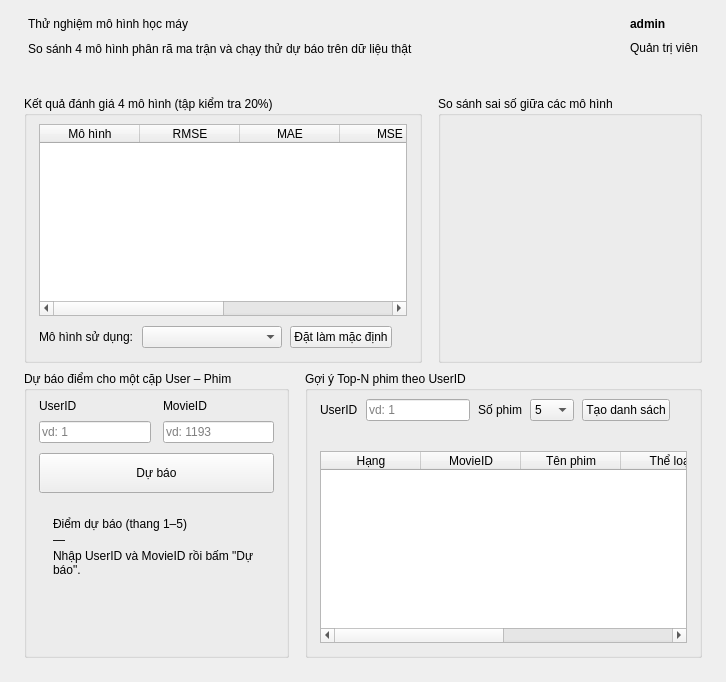
     <widget class="QFrame" name="frameMain">
      <layout class="QVBoxLayout" name="verticalLayoutMain">
       <property name="spacing">
        <number>0</number>
       </property>
       <property name="leftMargin">
        <number>0</number>
       </property>
       <property name="topMargin">
        <number>0</number>
       </property>
       <property name="rightMargin">
        <number>0</number>
       </property>
       <property name="bottomMargin">
        <number>0</number>
       </property>
       <item>
        <widget class="QFrame" name="frameHeader">
         <property name="minimumSize">
          <size>
           <width>0</width>
           <height>72</height>
          </size>
         </property>
         <property name="maximumSize">
          <size>
           <width>16777215</width>
           <height>72</height>
          </size>
         </property>
         <layout class="QHBoxLayout" name="horizontalLayoutHeader">
          <property name="spacing">
           <number>10</number>
          </property>
          <property name="leftMargin">
           <number>28</number>
          </property>
          <property name="topMargin">
           <number>12</number>
          </property>
          <property name="rightMargin">
           <number>28</number>
          </property>
          <property name="bottomMargin">
           <number>12</number>
          </property>
          <item>
           <layout class="QVBoxLayout" name="verticalLayoutPageTitle">
            <property name="spacing">
             <number>2</number>
            </property>
            <property name="leftMargin">
             <number>0</number>
            </property>
            <property name="topMargin">
             <number>0</number>
            </property>
            <property name="rightMargin">
             <number>0</number>
            </property>
            <property name="bottomMargin">
             <number>0</number>
            </property>
            <item>
             <widget class="QLabel" name="labelPageTitle">
              <property name="text">
               <string>Thử nghiệm mô hình học máy</string>
              </property>
              <property name="role" stdset="0">
               <string notr="true">pageTitle</string>
              </property>
             </widget>
            </item>
            <item>
             <widget class="QLabel" name="labelPageSub">
              <property name="text">
               <string>So sánh 4 mô hình phân rã ma trận và chạy thử dự báo trên dữ liệu thật</string>
              </property>
              <property name="role" stdset="0">
               <string notr="true">muted</string>
              </property>
             </widget>
            </item>
           </layout>
          </item>
          <item>
           <spacer name="horizontalSpacer">
            <property name="orientation">
             <enum>Qt::Horizontal</enum>
            </property>
            <property name="sizeHint" stdset="0">
             <size>
              <width>20</width>
              <height>20</height>
             </size>
            </property>
           </spacer>
          </item>
          <item>
           <widget class="QLabel" name="labelAvatar">
            <property name="minimumSize">
             <size>
              <width>32</width>
              <height>32</height>
             </size>
            </property>
            <property name="maximumSize">
             <size>
              <width>32</width>
              <height>32</height>
             </size>
            </property>
            <property name="text">
             <string/>
            </property>
            <property name="pixmap">
             <pixmap>../images/ic_avatar_dark.png</pixmap>
            </property>
            <property name="scaledContents">
             <bool>true</bool>
            </property>
           </widget>
          </item>
          <item>
           <layout class="QVBoxLayout" name="verticalLayoutAdmin">
            <property name="spacing">
             <number>0</number>
            </property>
            <property name="leftMargin">
             <number>0</number>
            </property>
            <property name="topMargin">
             <number>0</number>
            </property>
            <property name="rightMargin">
             <number>0</number>
            </property>
            <property name="bottomMargin">
             <number>0</number>
            </property>
            <item>
             <widget class="QLabel" name="labelAdminName">
              <property name="text">
               <string>admin</string>
              </property>
              <property name="styleSheet">
               <string notr="true">font-weight: 700;</string>
              </property>
             </widget>
            </item>
            <item>
             <widget class="QLabel" name="labelAdminRole">
              <property name="text">
               <string>Quản trị viên</string>
              </property>
              <property name="role" stdset="0">
               <string notr="true">muted</string>
              </property>
             </widget>
            </item>
           </layout>
          </item>
         </layout>
        </widget>
       </item>
       <item>
        <widget class="QWidget" name="widgetContent">
         <layout class="QVBoxLayout" name="verticalLayoutContent">
          <property name="spacing">
           <number>8</number>
          </property>
          <property name="leftMargin">
           <number>24</number>
          </property>
          <property name="topMargin">
           <number>24</number>
          </property>
          <property name="rightMargin">
           <number>24</number>
          </property>
          <property name="bottomMargin">
           <number>24</number>
          </property>
          <item>
           <layout class="QHBoxLayout" name="horizontalLayoutTop" stretch="3,2">
            <property name="spacing">
             <number>16</number>
            </property>
            <property name="leftMargin">
             <number>0</number>
            </property>
            <property name="topMargin">
             <number>0</number>
            </property>
            <property name="rightMargin">
             <number>0</number>
            </property>
            <property name="bottomMargin">
             <number>0</number>
            </property>
            <item>
             <widget class="QGroupBox" name="groupBoxModels">
              <property name="title">
               <string>Kết quả đánh giá 4 mô hình (tập kiểm tra 20%)</string>
              </property>
              <layout class="QVBoxLayout" name="verticalLayoutModels">
               <property name="spacing">
                <number>10</number>
               </property>
               <property name="leftMargin">
                <number>12</number>
               </property>
               <property name="topMargin">
                <number>8</number>
               </property>
               <property name="rightMargin">
                <number>12</number>
               </property>
               <property name="bottomMargin">
                <number>12</number>
               </property>
               <item>
                <widget class="QTableWidget" name="tableWidgetModels">
                 <attribute name="horizontalHeaderStretchLastSection">
                  <bool>true</bool>
                 </attribute>
                 <attribute name="verticalHeaderVisible">
                  <bool>false</bool>
                 </attribute>
                 <attribute name="horizontalHeaderHighlightSections">
                  <bool>false</bool>
                 </attribute>
                 <property name="alternatingRowColors">
                  <bool>true</bool>
                 </property>
                 <property name="selectionMode">
                  <enum>QAbstractItemView::SingleSelection</enum>
                 </property>
                 <property name="selectionBehavior">
                  <enum>QAbstractItemView::SelectRows</enum>
                 </property>
                 <property name="editTriggers">
                  <set>QAbstractItemView::NoEditTriggers</set>
                 </property>
                 <property name="showGrid">
                  <bool>false</bool>
                 </property>
                 <property name="wordWrap">
                  <bool>false</bool>
                 </property>
                 <property name="textElideMode">
                  <enum>Qt::ElideRight</enum>
                 </property>
                 <column>
                  <property name="text">
                   <string>Mô hình</string>
                  </property>
                 </column>
                 <column>
                  <property name="text">
                   <string>RMSE</string>
                  </property>
                 </column>
                 <column>
                  <property name="text">
                   <string>MAE</string>
                  </property>
                 </column>
                 <column>
                  <property name="text">
                   <string>MSE</string>
                  </property>
                 </column>
                 <column>
                  <property name="text">
                   <string>Thời gian train (s)</string>
                  </property>
                 </column>
                 <column>
                  <property name="text">
                   <string>Trạng thái</string>
                  </property>
                 </column>
                </widget>
               </item>
               <item>
                <layout class="QHBoxLayout" name="horizontalLayoutActive">
                 <property name="spacing">
                  <number>8</number>
                 </property>
                 <property name="leftMargin">
                  <number>0</number>
                 </property>
                 <property name="topMargin">
                  <number>0</number>
                 </property>
                 <property name="rightMargin">
                  <number>0</number>
                 </property>
                 <property name="bottomMargin">
                  <number>0</number>
                 </property>
                 <item>
                  <widget class="QLabel" name="label_3">
                   <property name="text">
                    <string>Mô hình sử dụng:</string>
                   </property>
                   <property name="role" stdset="0">
                    <string notr="true">field</string>
                   </property>
                  </widget>
                 </item>
                 <item>
                  <widget class="QComboBox" name="comboBoxModel">
                   <property name="minimumSize">
                    <size>
                     <width>140</width>
                     <height>0</height>
                    </size>
                   </property>
                  </widget>
                 </item>
                 <item>
                  <widget class="QPushButton" name="pushButtonSetActive">
                   <property name="text">
                    <string>Đặt làm mặc định</string>
                   </property>
                   <property name="cursor">
                    <cursorShape>PointingHandCursor</cursorShape>
                   </property>
                   <property name="icon">
                    <iconset>
                     <normaloff>../images/ic_check.png</normaloff>
                     ../images/ic_check.png
                    </iconset>
                   </property>
                   <property name="iconSize">
                    <size>
                     <width>20</width>
                     <height>20</height>
                    </size>
                   </property>
                  </widget>
                 </item>
                 <item>
                  <spacer name="horizontalSpacer_2">
                   <property name="orientation">
                    <enum>Qt::Horizontal</enum>
                   </property>
                   <property name="sizeHint" stdset="0">
                    <size>
                     <width>20</width>
                     <height>20</height>
                    </size>
                   </property>
                  </spacer>
                 </item>
                 <item>
                  <widget class="QLabel" name="labelActiveModel">
                   <property name="text">
                    <string/>
                   </property>
                   <property name="role" stdset="0">
                    <string notr="true">muted</string>
                   </property>
                  </widget>
                 </item>
                </layout>
               </item>
              </layout>
             </widget>
            </item>
            <item>
             <widget class="QGroupBox" name="groupBoxChart">
              <property name="title">
               <string>So sánh sai số giữa các mô hình</string>
              </property>
              <layout class="QVBoxLayout" name="verticalLayoutChart">
               <property name="leftMargin">
                <number>8</number>
               </property>
               <property name="topMargin">
                <number>8</number>
               </property>
               <property name="rightMargin">
                <number>8</number>
               </property>
               <property name="bottomMargin">
                <number>8</number>
               </property>
               <item>
                <layout class="QVBoxLayout" name="verticalLayoutPlot">
                 <property name="leftMargin">
                  <number>0</number>
                 </property>
                 <property name="topMargin">
                  <number>0</number>
                 </property>
                 <property name="rightMargin">
                  <number>0</number>
                 </property>
                 <property name="bottomMargin">
                  <number>0</number>
                 </property>
                </layout>
               </item>
              </layout>
             </widget>
            </item>
           </layout>
          </item>
          <item>
           <layout class="QHBoxLayout" name="horizontalLayoutBottom" stretch="2,3">
            <property name="spacing">
             <number>16</number>
            </property>
            <property name="leftMargin">
             <number>0</number>
            </property>
            <property name="topMargin">
             <number>0</number>
            </property>
            <property name="rightMargin">
             <number>0</number>
            </property>
            <property name="bottomMargin">
             <number>0</number>
            </property>
            <item>
             <widget class="QGroupBox" name="groupBoxPredict">
              <property name="title">
               <string>Dự báo điểm cho một cặp User – Phim</string>
              </property>
              <layout class="QVBoxLayout" name="verticalLayoutPredict">
               <property name="spacing">
                <number>10</number>
               </property>
               <property name="leftMargin">
                <number>12</number>
               </property>
               <property name="topMargin">
                <number>8</number>
               </property>
               <property name="rightMargin">
                <number>12</number>
               </property>
               <property name="bottomMargin">
                <number>12</number>
               </property>
               <item>
                <layout class="QGridLayout" name="gridLayoutPredict">
                 <property name="spacing">
                  <number>8</number>
                 </property>
                 <property name="leftMargin">
                  <number>0</number>
                 </property>
                 <property name="topMargin">
                  <number>0</number>
                 </property>
                 <property name="rightMargin">
                  <number>0</number>
                 </property>
                 <property name="bottomMargin">
                  <number>0</number>
                 </property>
                 <property name="horizontalSpacing">
                  <number>12</number>
                 </property>
                 <item row="0" column="0">
                  <widget class="QLabel" name="label_4">
                   <property name="text">
                    <string>UserID</string>
                   </property>
                   <property name="role" stdset="0">
                    <string notr="true">field</string>
                   </property>
                  </widget>
                 </item>
                 <item row="0" column="1">
                  <widget class="QLabel" name="label_5">
                   <property name="text">
                    <string>MovieID</string>
                   </property>
                   <property name="role" stdset="0">
                    <string notr="true">field</string>
                   </property>
                  </widget>
                 </item>
                 <item row="1" column="0">
                  <widget class="QLineEdit" name="lineEditPredictUserId">
                   <property name="placeholderText">
                    <string>vd: 1</string>
                   </property>
                  </widget>
                 </item>
                 <item row="1" column="1">
                  <widget class="QLineEdit" name="lineEditPredictMovieId">
                   <property name="placeholderText">
                    <string>vd: 1193</string>
                   </property>
                  </widget>
                 </item>
                </layout>
               </item>
               <item>
                <widget class="QPushButton" name="pushButtonPredict">
                 <property name="text">
                  <string>Dự báo</string>
                 </property>
                 <property name="cursor">
                  <cursorShape>PointingHandCursor</cursorShape>
                 </property>
                 <property name="icon">
                  <iconset>
                   <normaloff>../images/ic_predict.png</normaloff>
                   ../images/ic_predict.png
                  </iconset>
                 </property>
                 <property name="iconSize">
                  <size>
                   <width>20</width>
                   <height>20</height>
                  </size>
                 </property>
                 <property name="minimumSize">
                  <size>
                   <width>0</width>
                   <height>40</height>
                  </size>
                 </property>
                </widget>
               </item>
               <item>
                <widget class="QFrame" name="framePredict">
                 <layout class="QVBoxLayout" name="verticalLayoutPredictResult">
                  <property name="spacing">
                   <number>2</number>
                  </property>
                  <property name="leftMargin">
                   <number>14</number>
                  </property>
                  <property name="topMargin">
                   <number>14</number>
                  </property>
                  <property name="rightMargin">
                   <number>14</number>
                  </property>
                  <property name="bottomMargin">
                   <number>14</number>
                  </property>
                  <item>
                   <widget class="QLabel" name="labelPredictCaption">
                    <property name="text">
                     <string>Điểm dự báo (thang 1–5)</string>
                    </property>
                   </widget>
                  </item>
                  <item>
                   <widget class="QLabel" name="labelPredictValue">
                    <property name="text">
                     <string>—</string>
                    </property>
                   </widget>
                  </item>
                  <item>
                   <widget class="QLabel" name="labelPredictMovie">
                    <property name="text">
                     <string>Nhập UserID và MovieID rồi bấm "Dự báo".</string>
                    </property>
                    <property name="role" stdset="0">
                     <string notr="true">muted</string>
                    </property>
                    <property name="wordWrap">
                     <bool>true</bool>
                    </property>
                   </widget>
                  </item>
                  <item>
                   <widget class="QLabel" name="labelActualRating">
                    <property name="text">
                     <string/>
                    </property>
                    <property name="wordWrap">
                     <bool>true</bool>
                    </property>
                   </widget>
                  </item>
                 </layout>
                </widget>
               </item>
               <item>
                <spacer name="verticalSpacer_3">
                 <property name="orientation">
                  <enum>Qt::Vertical</enum>
                 </property>
                 <property name="sizeHint" stdset="0">
                  <size>
                   <width>20</width>
                   <height>20</height>
                  </size>
                 </property>
                </spacer>
               </item>
              </layout>
             </widget>
            </item>
            <item>
             <widget class="QGroupBox" name="groupBoxTopN">
              <property name="title">
               <string>Gợi ý Top-N phim theo UserID</string>
              </property>
              <layout class="QVBoxLayout" name="verticalLayoutTopN">
               <property name="spacing">
                <number>8</number>
               </property>
               <property name="leftMargin">
                <number>12</number>
               </property>
               <property name="topMargin">
                <number>8</number>
               </property>
               <property name="rightMargin">
                <number>12</number>
               </property>
               <property name="bottomMargin">
                <number>12</number>
               </property>
               <item>
                <layout class="QHBoxLayout" name="horizontalLayoutTopN">
                 <property name="spacing">
                  <number>8</number>
                 </property>
                 <property name="leftMargin">
                  <number>0</number>
                 </property>
                 <property name="topMargin">
                  <number>0</number>
                 </property>
                 <property name="rightMargin">
                  <number>0</number>
                 </property>
                 <property name="bottomMargin">
                  <number>0</number>
                 </property>
                 <item>
                  <widget class="QLabel" name="label_6">
                   <property name="text">
                    <string>UserID</string>
                   </property>
                   <property name="role" stdset="0">
                    <string notr="true">field</string>
                   </property>
                  </widget>
                 </item>
                 <item>
                  <widget class="QLineEdit" name="lineEditTopNUserId">
                   <property name="placeholderText">
                    <string>vd: 1</string>
                   </property>
                   <property name="maximumSize">
                    <size>
                     <width>120</width>
                     <height>16777215</height>
                    </size>
                   </property>
                  </widget>
                 </item>
                 <item>
                  <widget class="QLabel" name="label_7">
                   <property name="text">
                    <string>Số phim</string>
                   </property>
                   <property name="role" stdset="0">
                    <string notr="true">field</string>
                   </property>
                  </widget>
                 </item>
                 <item>
                  <widget class="QComboBox" name="comboBoxTopN">
                   <item>
                    <property name="text">
                     <string>5</string>
                    </property>
                   </item>
                   <item>
                    <property name="text">
                     <string>10</string>
                    </property>
                   </item>
                   <item>
                    <property name="text">
                     <string>20</string>
                    </property>
                   </item>
                  </widget>
                 </item>
                 <item>
                  <widget class="QPushButton" name="pushButtonTopN">
                   <property name="text">
                    <string>Tạo danh sách</string>
                   </property>
                   <property name="cursor">
                    <cursorShape>PointingHandCursor</cursorShape>
                   </property>
                   <property name="icon">
                    <iconset>
                     <normaloff>../images/ic_topn.png</normaloff>
                     ../images/ic_topn.png
                    </iconset>
                   </property>
                   <property name="iconSize">
                    <size>
                     <width>20</width>
                     <height>20</height>
                    </size>
                   </property>
                  </widget>
                 </item>
                 <item>
                  <spacer name="horizontalSpacer_3">
                   <property name="orientation">
                    <enum>Qt::Horizontal</enum>
                   </property>
                   <property name="sizeHint" stdset="0">
                    <size>
                     <width>20</width>
                     <height>20</height>
                    </size>
                   </property>
                  </spacer>
                 </item>
                </layout>
               </item>
               <item>
                <widget class="QLabel" name="labelTopNInfo">
                 <property name="text">
                  <string/>
                 </property>
                 <property name="role" stdset="0">
                  <string notr="true">muted</string>
                 </property>
                 <property name="wordWrap">
                  <bool>true</bool>
                 </property>
                </widget>
               </item>
               <item>
                <widget class="QTableWidget" name="tableWidgetTopN">
                 <attribute name="horizontalHeaderStretchLastSection">
                  <bool>true</bool>
                 </attribute>
                 <attribute name="verticalHeaderVisible">
                  <bool>false</bool>
                 </attribute>
                 <attribute name="horizontalHeaderHighlightSections">
                  <bool>false</bool>
                 </attribute>
                 <property name="alternatingRowColors">
                  <bool>true</bool>
                 </property>
                 <property name="selectionMode">
                  <enum>QAbstractItemView::SingleSelection</enum>
                 </property>
                 <property name="selectionBehavior">
                  <enum>QAbstractItemView::SelectRows</enum>
                 </property>
                 <property name="editTriggers">
                  <set>QAbstractItemView::NoEditTriggers</set>
                 </property>
                 <property name="showGrid">
                  <bool>false</bool>
                 </property>
                 <property name="wordWrap">
                  <bool>false</bool>
                 </property>
                 <property name="textElideMode">
                  <enum>Qt::ElideRight</enum>
                 </property>
                 <column>
                  <property name="text">
                   <string>Hạng</string>
                  </property>
                 </column>
                 <column>
                  <property name="text">
                   <string>MovieID</string>
                  </property>
                 </column>
                 <column>
                  <property name="text">
                   <string>Tên phim</string>
                  </property>
                 </column>
                 <column>
                  <property name="text">
                   <string>Thể loại</string>
                  </property>
                 </column>
                 <column>
                  <property name="text">
                   <string>Điểm dự báo</string>
                  </property>
                 </column>
                 <column>
                  <property name="text">
                   <string>Điểm TB cộng đồng</string>
                  </property>
                 </column>
                </widget>
               </item>
              </layout>
             </widget>
            </item>
           </layout>
          </item>
         </layout>
        </widget>
       </item>
      </layout>
     </widget>
